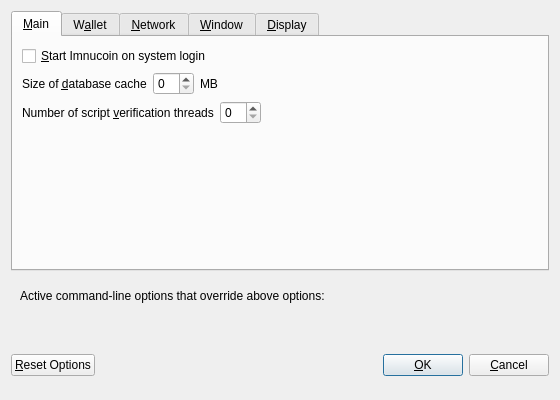
<?xml version="1.0" encoding="UTF-8"?>
<ui version="4.0">
 <class>OptionsDialog</class>
 <widget class="QDialog" name="OptionsDialog">
  <property name="geometry">
   <rect>
    <x>0</x>
    <y>0</y>
    <width>560</width>
    <height>400</height>
   </rect>
  </property>
  <property name="windowTitle">
   <string>Options</string>
  </property>
  <property name="modal">
   <bool>true</bool>
  </property>
  <layout class="QVBoxLayout" name="verticalLayout">
   <item>
    <widget class="QTabWidget" name="tabWidget">
     <property name="currentIndex">
      <number>0</number>
     </property>
     <widget class="QWidget" name="tabMain">
      <attribute name="title">
       <string>&amp;Main</string>
      </attribute>
      <layout class="QVBoxLayout" name="verticalLayout_Main">
       <item>
        <widget class="QCheckBox" name="imnucoinAtStartup">
         <property name="toolTip">
          <string>Automatically start Imnucoin after logging in to the system.</string>
         </property>
         <property name="text">
          <string>&amp;Start Imnucoin on system login</string>
         </property>
        </widget>
       </item>
       <item>
        <layout class="QHBoxLayout" name="horizontalLayout_2_Main">
         <item>
          <widget class="QLabel" name="databaseCacheLabel">
           <property name="text">
            <string>Size of &amp;database cache</string>
           </property>
           <property name="textFormat">
            <enum>Qt::PlainText</enum>
           </property>
           <property name="buddy">
            <cstring>databaseCache</cstring>
           </property>
          </widget>
         </item>
         <item>
          <widget class="QSpinBox" name="databaseCache"/>
         </item>
         <item>
          <widget class="QLabel" name="databaseCacheUnitLabel">
           <property name="text">
            <string>MB</string>
           </property>
           <property name="textFormat">
            <enum>Qt::PlainText</enum>
           </property>
          </widget>
         </item>
         <item>
          <spacer name="horizontalSpacer_2_Main">
           <property name="orientation">
            <enum>Qt::Horizontal</enum>
           </property>
           <property name="sizeHint" stdset="0">
            <size>
             <width>40</width>
             <height>20</height>
            </size>
           </property>
          </spacer>
         </item>
        </layout>
       </item>
       <item>
        <layout class="QHBoxLayout" name="horizontalLayout_3_Main">
         <item>
          <widget class="QLabel" name="threadsScriptVerifLabel">
           <property name="text">
            <string>Number of script &amp;verification threads</string>
           </property>
           <property name="textFormat">
            <enum>Qt::PlainText</enum>
           </property>
           <property name="buddy">
            <cstring>threadsScriptVerif</cstring>
           </property>
          </widget>
         </item>
         <item>
          <widget class="QSpinBox" name="threadsScriptVerif">
           <property name="toolTip">
            <string>(0 = auto, &lt;0 = leave that many cores free)</string>
           </property>
          </widget>
         </item>
         <item>
          <spacer name="horizontalSpacer_3_Main">
           <property name="orientation">
            <enum>Qt::Horizontal</enum>
           </property>
           <property name="sizeHint" stdset="0">
            <size>
             <width>40</width>
             <height>20</height>
            </size>
           </property>
          </spacer>
         </item>
        </layout>
       </item>
       <item>
        <spacer name="verticalSpacer_Main">
         <property name="orientation">
          <enum>Qt::Vertical</enum>
         </property>
         <property name="sizeHint" stdset="0">
          <size>
           <width>20</width>
           <height>40</height>
          </size>
         </property>
        </spacer>
       </item>
      </layout>
     </widget>
     <widget class="QWidget" name="tabWallet">
      <attribute name="title">
       <string>W&amp;allet</string>
      </attribute>
      <layout class="QVBoxLayout" name="verticalLayout_Wallet">
       <item>
        <widget class="QGroupBox" name="groupBox">
         <property name="title">
          <string>Expert</string>
         </property>
         <layout class="QVBoxLayout" name="verticalLayout_2">
          <item>
           <widget class="QCheckBox" name="coinControlFeatures">
            <property name="toolTip">
             <string>Whether to show coin control features or not.</string>
            </property>
            <property name="text">
             <string>Enable coin &amp;control features</string>
            </property>
           </widget>
          </item>
          <item>
           <widget class="QCheckBox" name="spendZeroConfChange">
            <property name="toolTip">
             <string>If you disable the spending of unconfirmed change, the change from a transaction cannot be used until that transaction has at least one confirmation. This also affects how your balance is computed.</string>
            </property>
            <property name="text">
             <string>&amp;Spend unconfirmed change</string>
            </property>
           </widget>
          </item>
         </layout>
        </widget>
       </item>
       <item>
        <spacer name="verticalSpacer_Wallet">
         <property name="orientation">
          <enum>Qt::Vertical</enum>
         </property>
         <property name="sizeHint" stdset="0">
          <size>
           <width>20</width>
           <height>40</height>
          </size>
         </property>
        </spacer>
       </item>
      </layout>
     </widget>
     <widget class="QWidget" name="tabNetwork">
      <attribute name="title">
       <string>&amp;Network</string>
      </attribute>
      <layout class="QVBoxLayout" name="verticalLayout_Network">
       <item>
        <widget class="QCheckBox" name="mapPortUpnp">
         <property name="toolTip">
          <string>Automatically open the Imnucoin client port on the router. This only works when your router supports UPnP and it is enabled.</string>
         </property>
         <property name="text">
          <string>Map port using &amp;UPnP</string>
         </property>
        </widget>
       </item>
       <item>
        <widget class="QCheckBox" name="allowIncoming">
         <property name="toolTip">
          <string>Accept connections from outside</string>
         </property>
         <property name="text">
          <string>Allow incoming connections</string>
         </property>
        </widget>
       </item>
       <item>
        <widget class="QCheckBox" name="connectSocks">
         <property name="toolTip">
          <string>Connect to the Imnucoin network through a SOCKS5 proxy.</string>
         </property>
         <property name="text">
          <string>&amp;Connect through SOCKS5 proxy (default proxy):</string>
         </property>
        </widget>
       </item>
       <item>
        <layout class="QHBoxLayout" name="horizontalLayout_1_Network">
         <item>
          <widget class="QLabel" name="proxyIpLabel">
           <property name="text">
            <string>Proxy &amp;IP:</string>
           </property>
           <property name="textFormat">
            <enum>Qt::PlainText</enum>
           </property>
           <property name="buddy">
            <cstring>proxyIp</cstring>
           </property>
          </widget>
         </item>
         <item>
          <widget class="QValidatedLineEdit" name="proxyIp">
           <property name="minimumSize">
            <size>
             <width>140</width>
             <height>0</height>
            </size>
           </property>
           <property name="maximumSize">
            <size>
             <width>140</width>
             <height>16777215</height>
            </size>
           </property>
           <property name="toolTip">
            <string>IP address of the proxy (e.g. IPv4: 127.0.0.1 / IPv6: ::1)</string>
           </property>
          </widget>
         </item>
         <item>
          <widget class="QLabel" name="proxyPortLabel">
           <property name="text">
            <string>&amp;Port:</string>
           </property>
           <property name="textFormat">
            <enum>Qt::PlainText</enum>
           </property>
           <property name="buddy">
            <cstring>proxyPort</cstring>
           </property>
          </widget>
         </item>
         <item>
          <widget class="QLineEdit" name="proxyPort">
           <property name="minimumSize">
            <size>
             <width>55</width>
             <height>0</height>
            </size>
           </property>
           <property name="maximumSize">
            <size>
             <width>55</width>
             <height>16777215</height>
            </size>
           </property>
           <property name="toolTip">
            <string>Port of the proxy (e.g. 9050)</string>
           </property>
          </widget>
         </item>
         <item>
          <spacer name="horizontalSpacer_1_Network">
           <property name="orientation">
            <enum>Qt::Horizontal</enum>
           </property>
           <property name="sizeHint" stdset="0">
            <size>
             <width>40</width>
             <height>20</height>
            </size>
           </property>
          </spacer>
         </item>
        </layout>
       </item>
       <item>
        <spacer name="verticalSpacer_Network">
         <property name="orientation">
          <enum>Qt::Vertical</enum>
         </property>
         <property name="sizeHint" stdset="0">
          <size>
           <width>20</width>
           <height>40</height>
          </size>
         </property>
        </spacer>
       </item>
      </layout>
     </widget>
     <widget class="QWidget" name="tabWindow">
      <attribute name="title">
       <string>&amp;Window</string>
      </attribute>
      <layout class="QVBoxLayout" name="verticalLayout_Window">
       <item>
        <widget class="QCheckBox" name="minimizeToTray">
         <property name="toolTip">
          <string>Show only a tray icon after minimizing the window.</string>
         </property>
         <property name="text">
          <string>&amp;Minimize to the tray instead of the taskbar</string>
         </property>
        </widget>
       </item>
       <item>
        <widget class="QCheckBox" name="minimizeOnClose">
         <property name="toolTip">
          <string>Minimize instead of exit the application when the window is closed. When this option is enabled, the application will be closed only after selecting Quit in the menu.</string>
         </property>
         <property name="text">
          <string>M&amp;inimize on close</string>
         </property>
        </widget>
       </item>
       <item>
        <spacer name="verticalSpacer_Window">
         <property name="orientation">
          <enum>Qt::Vertical</enum>
         </property>
         <property name="sizeHint" stdset="0">
          <size>
           <width>20</width>
           <height>40</height>
          </size>
         </property>
        </spacer>
       </item>
      </layout>
     </widget>
     <widget class="QWidget" name="tabDisplay">
      <attribute name="title">
       <string>&amp;Display</string>
      </attribute>
      <layout class="QVBoxLayout" name="verticalLayout_Display">
       <item>
        <layout class="QHBoxLayout" name="horizontalLayout_1_Display">
         <item>
          <widget class="QLabel" name="langLabel">
           <property name="text">
            <string>User Interface &amp;language:</string>
           </property>
           <property name="textFormat">
            <enum>Qt::PlainText</enum>
           </property>
           <property name="buddy">
            <cstring>lang</cstring>
           </property>
          </widget>
         </item>
         <item>
          <widget class="QValueComboBox" name="lang">
           <property name="toolTip">
            <string>The user interface language can be set here. This setting will take effect after restarting Imnucoin.</string>
           </property>
          </widget>
         </item>
        </layout>
       </item>
       <item>
        <layout class="QHBoxLayout" name="horizontalLayout_2_Display">
         <item>
          <widget class="QLabel" name="unitLabel">
           <property name="text">
            <string>&amp;Unit to show amounts in:</string>
           </property>
           <property name="textFormat">
            <enum>Qt::PlainText</enum>
           </property>
           <property name="buddy">
            <cstring>unit</cstring>
           </property>
          </widget>
         </item>
         <item>
          <widget class="QValueComboBox" name="unit">
           <property name="toolTip">
            <string>Choose the default subdivision unit to show in the interface and when sending coins.</string>
           </property>
          </widget>
         </item>
        </layout>
       </item>
       <item>
        <layout class="QHBoxLayout" name="horizontalLayout_3_Display">
         <item>
          <widget class="QLabel" name="thirdPartyTxUrlsLabel">
           <property name="toolTip">
            <string>Third party URLs (e.g. a block explorer) that appear in the transactions tab as context menu items. %s in the URL is replaced by transaction hash. Multiple URLs are separated by vertical bar |.</string>
           </property>
           <property name="text">
            <string>Third party transaction URLs</string>
           </property>
           <property name="buddy">
            <cstring>thirdPartyTxUrls</cstring>
           </property>
          </widget>
         </item>
         <item>
          <widget class="QLineEdit" name="thirdPartyTxUrls">
           <property name="toolTip">
            <string>Third party URLs (e.g. a block explorer) that appear in the transactions tab as context menu items. %s in the URL is replaced by transaction hash. Multiple URLs are separated by vertical bar |.</string>
           </property>
          </widget>
         </item>
        </layout>
       </item>
       <item>
        <spacer name="verticalSpacer_Display">
         <property name="orientation">
          <enum>Qt::Vertical</enum>
         </property>
         <property name="sizeHint" stdset="0">
          <size>
           <width>20</width>
           <height>40</height>
          </size>
         </property>
        </spacer>
       </item>
      </layout>
     </widget>
    </widget>
   </item>
   <item>
    <widget class="QFrame" name="frame">
     <layout class="QVBoxLayout" name="verticalLayout_Bottom">
      <item>
       <layout class="QHBoxLayout" name="horizontalLayout_Bottom">
        <item>
         <widget class="QLabel" name="overriddenByCommandLineInfoLabel">
          <property name="text">
           <string>Active command-line options that override above options:</string>
          </property>
          <property name="textFormat">
           <enum>Qt::PlainText</enum>
          </property>
         </widget>
        </item>
        <item>
         <spacer name="horizontalSpacer_Bottom">
          <property name="orientation">
           <enum>Qt::Horizontal</enum>
          </property>
          <property name="sizeHint" stdset="0">
           <size>
            <width>40</width>
            <height>20</height>
           </size>
          </property>
         </spacer>
        </item>
       </layout>
      </item>
      <item>
       <widget class="QLabel" name="overriddenByCommandLineLabel">
        <property name="text">
         <string/>
        </property>
        <property name="textFormat">
         <enum>Qt::PlainText</enum>
        </property>
        <property name="wordWrap">
         <bool>true</bool>
        </property>
       </widget>
      </item>
     </layout>
    </widget>
   </item>
   <item>
    <layout class="QHBoxLayout" name="horizontalLayout_Buttons">
     <item>
      <widget class="QPushButton" name="resetButton">
       <property name="toolTip">
        <string>Reset all client options to default.</string>
       </property>
       <property name="text">
        <string>&amp;Reset Options</string>
       </property>
       <property name="autoDefault">
        <bool>false</bool>
       </property>
      </widget>
     </item>
     <item>
      <spacer name="horizontalSpacer_1">
       <property name="orientation">
        <enum>Qt::Horizontal</enum>
       </property>
       <property name="sizeHint" stdset="0">
        <size>
         <width>40</width>
         <height>48</height>
        </size>
       </property>
      </spacer>
     </item>
     <item>
      <widget class="QLabel" name="statusLabel">
       <property name="minimumSize">
        <size>
         <width>200</width>
         <height>0</height>
        </size>
       </property>
       <property name="font">
        <font>
         <weight>75</weight>
         <bold>true</bold>
        </font>
       </property>
       <property name="text">
        <string/>
       </property>
       <property name="textFormat">
        <enum>Qt::PlainText</enum>
       </property>
       <property name="wordWrap">
        <bool>true</bool>
       </property>
      </widget>
     </item>
     <item>
      <spacer name="horizontalSpacer_2">
       <property name="orientation">
        <enum>Qt::Horizontal</enum>
       </property>
       <property name="sizeHint" stdset="0">
        <size>
         <width>40</width>
         <height>48</height>
        </size>
       </property>
      </spacer>
     </item>
     <item>
      <widget class="QPushButton" name="okButton">
       <property name="text">
        <string>&amp;OK</string>
       </property>
       <property name="autoDefault">
        <bool>false</bool>
       </property>
       <property name="default">
        <bool>true</bool>
       </property>
      </widget>
     </item>
     <item>
      <widget class="QPushButton" name="cancelButton">
       <property name="text">
        <string>&amp;Cancel</string>
       </property>
       <property name="autoDefault">
        <bool>false</bool>
       </property>
      </widget>
     </item>
    </layout>
   </item>
  </layout>
 </widget>
 <customwidgets>
  <customwidget>
   <class>QValidatedLineEdit</class>
   <extends>QLineEdit</extends>
   <header>qvalidatedlineedit.h</header>
  </customwidget>
  <customwidget>
   <class>QValueComboBox</class>
   <extends>QComboBox</extends>
   <header>qvaluecombobox.h</header>
  </customwidget>
 </customwidgets>
 <resources/>
 <connections/>
</ui>
